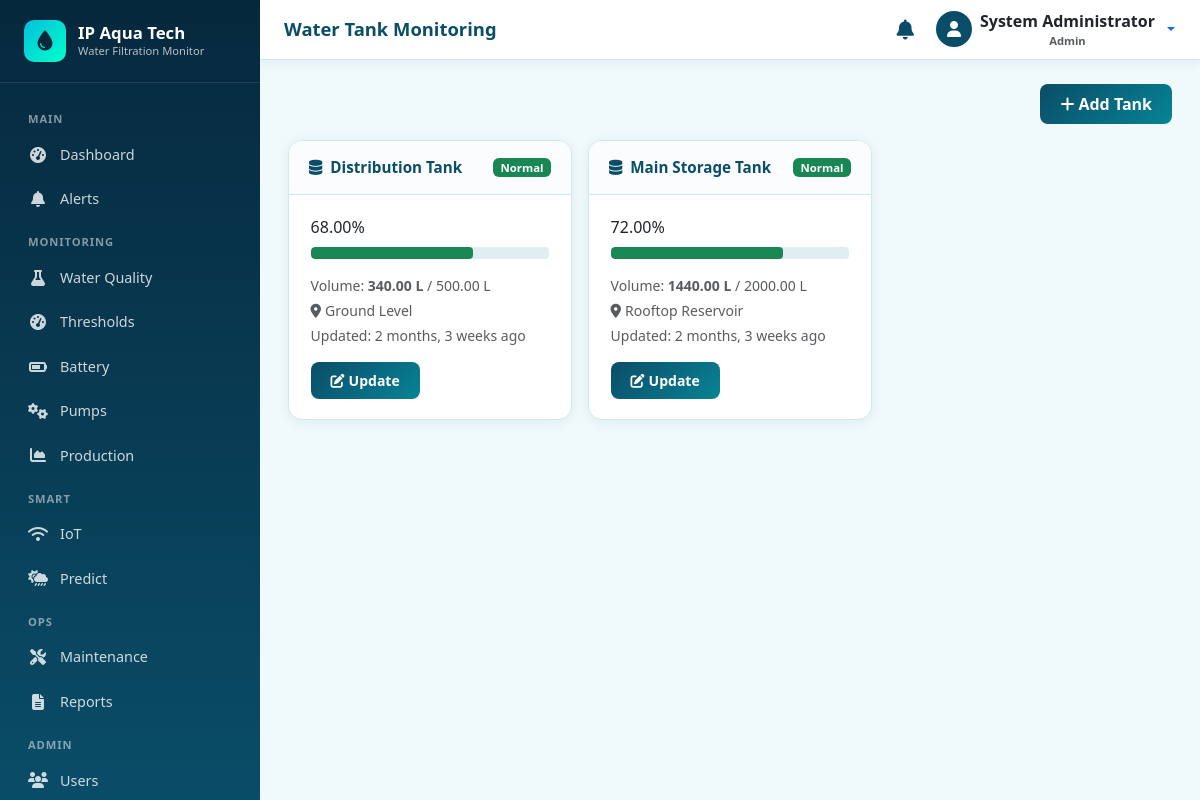
The app's page /monitoring/tanks/ (signed in) with its own data.
### accounts/models.py (models this page shows, shortened)
class User(AbstractUser):
    class Role(models.TextChoices):
        ADMIN = 'ADMIN', 'Admin'
        OPERATOR = 'OPERATOR', 'Operator'
    role = models.CharField(
        max_length=20,
        choices=Role.choices,
        default=Role.OPERATOR,
        help_text='User role determining access level',
    )
    phone = models.CharField(max_length=20, blank=True)
    is_active = models.BooleanField(default=True)
    created_at = models.DateTimeField(auto_now_add=True)
    updated_at = models.DateTimeField(auto_now=True)
    class Meta:
        ordering = ['-date_joined']
        verbose_name = 'User'
        verbose_name_plural = 'Users'
    @property
    def is_admin_user(self):
        return self.role == self.Role.ADMIN or self.is_superuser

### monitoring/models.py (models this page shows, shortened)
class WaterTank(models.Model):
    class TankStatus(models.TextChoices):
        EMPTY = 'EMPTY', 'Empty'
        LOW = 'LOW', 'Low'
        NORMAL = 'NORMAL', 'Normal'
        FULL = 'FULL', 'Full'
    name = models.CharField(max_length=100, default='Main Storage Tank')
    capacity_liters = models.DecimalField(max_digits=10, decimal_places=2, default=1000)
    current_level_percent = models.DecimalField(max_digits=5, decimal_places=2, default=50)
    current_volume_liters = models.DecimalField(max_digits=10, decimal_places=2, default=500)
    status = models.CharField(
        max_length=20,
        choices=TankStatus.choices,
        default=TankStatus.NORMAL,
    )
    location = models.CharField(max_length=200, blank=True)
    last_updated = models.DateTimeField(auto_now=True)
    created_at = models.DateTimeField(auto_now_add=True)
    class Meta:
        ordering = ['name']
        verbose_name = 'Water Tank'
        verbose_name_plural = 'Water Tanks'

### monitoring/views.py (the view)
# urls.py: path('tanks/', views.tank_list, name='tank_list'),
@login_required
def tank_list(request):
    tanks = WaterTank.objects.all()
    return render(request, 'monitoring/tank_list.html', {'tanks': tanks})

### notifications/context_processors.py (called while the page is built)
def unread_notifications(request):
    if request.user.is_authenticated:
        count = Notification.objects.filter(
            is_read=False,
            is_resolved=False,
        ).filter(
            models_q(request.user)
        ).count()
        recent = Notification.objects.filter(
            is_resolved=False,
        ).filter(
            models_q(request.user)
        )[:5]
        return {
            'unread_notification_count': count,
            'recent_notifications': recent,
        }
    return {
        'unread_notification_count': 0,
        'recent_notifications': [],
    }

def models_q(user):
    from django.db.models import Q
    return Q(recipient__isnull=True) | Q(recipient=user)

### templates/monitoring/tank_list.html (shortened to what this page needs)
{% extends 'base.html' %}
{% block page_title %}Water Tank Monitoring{% endblock %}
{% block content %}
<div class="d-flex justify-content-end mb-3">
  <a href="{% url 'monitoring:tank_create' %}" class="btn btn-aqua"><i class="fas fa-plus me-1"></i>Add Tank</a>
</div>
<div class="row g-3">
  {% for tank in tanks %}
  <div class="col-md-6 col-xl-4">
    <div class="card card-aqua h-100">
      <div class="card-header">
        <span><i class="fas fa-database me-2"></i>{{ tank.name }}</span>
        {% if tank.status == 'NORMAL' %}<span class="badge badge-normal">Normal</span>
        {% elif tank.status == 'LOW' %}<span class="badge badge-warning">Low</span>
        {% elif tank.status == 'EMPTY' %}<span class="badge badge-critical">Empty</span>
        {% else %}<span class="badge bg-info">Full</span>{% endif %}
      </div>
      <div class="card-body">
        <div class="stat-value mb-2">{{ tank.current_level_percent }}%</div>
        <div class="progress progress-aqua mb-3" style="height:12px;">
          <div class="progress-bar {% if tank.current_level_percent <= 20 %}bg-danger{% elif tank.current_level_percent >= 95 %}bg-info{% else %}bg-success{% endif %}" style="width:{{ tank.current_level_percent }}%"></div>
        </div>
        <p class="mb-1 small text-muted">Volume: <strong>{{ tank.current_volume_liters }} L</strong> / {{ tank.capacity_liters }} L</p>
        {% if tank.location %}<p class="mb-1 small text-muted"><i class="fas fa-map-marker-alt me-1"></i>{{ tank.location }}</p>{% endif %}
        <p class="mb-0 small text-muted">Updated: {{ tank.last_updated|timesince }} ago</p>
        <a href="{% url 'monitoring:tank_edit' tank.pk %}" class="btn btn-sm btn-aqua mt-3"><i class="fas fa-edit me-1"></i>Update</a>
      </div>
    </div>
  </div>
  {% empty %}
  <div class="col-12"><div class="empty-state"><i class="fas fa-database"></i><p>No tanks configured.</p></div></div>
  {% endfor %}
</div>
{% endblock %}

### templates/base.html (shortened to what this page needs)
{% load static %}
<!DOCTYPE html>
<html lang="en">
<head>
  <link href="https://cdn.jsdelivr.net/npm/bootstrap@5.3.3/dist/css/bootstrap.min.css" rel="stylesheet">
  <link href="https://cdnjs.cloudflare.com/ajax/libs/font-awesome/6.5.1/css/all.min.css" rel="stylesheet">
  <link href="{% static 'css/style.css' %}" rel="stylesheet">
</head>
<body {% if chart_url %}data-chart-url="{{ chart_url }}"{% endif %} {% block body_attrs %}{% endblock %}>
  {% if user.is_authenticated %}
  {% include 'includes/sidebar.html' %}
  <div class="main-wrapper">
    <header class="topbar">
      <div class="d-flex align-items-center gap-3">
        <h1 class="page-title">{% block page_title %}Dashboard{% endblock %}</h1>
      </div>
      <div class="d-flex align-items-center gap-3">
        <a href="{% url 'notifications:notification_list' %}" class="btn btn-link text-aqua position-relative p-1">
          <i class="fas fa-bell fa-lg"></i>
        </a>
        <div class="dropdown">
          <button class="btn btn-link text-decoration-none dropdown-toggle d-flex align-items-center gap-2 p-0" type="button" data-bs-toggle="dropdown">
            <span class="rounded-circle bg-aqua d-inline-flex align-items-center justify-content-center text-white" style="width:36px;height:36px;background:var(--aqua-primary);">
              <i class="fas fa-user"></i>
            </span>
            <span class="d-none d-md-inline text-dark fw-semibold">
              {{ user.get_full_name|default:user.username }}
              <small class="d-block text-muted" style="font-size:0.7rem;">{{ user.get_role_display }}</small>
            </span>
          </button>
        </div>
      </div>
    </header>
    <div class="content-area">
      {% block content %}{% endblock %}
    </div>
  </div>
  {% else %}
    {% block auth_content %}{% endblock %}
  {% endif %}
</body>
</html>

### static/css/style.css (style rules this page uses)
:root { --aqua-primary: #0a4d68; --aqua-secondary: #088395; --aqua-accent: #05bfdb; --aqua-light: #00ffca; --aqua-bg: #f0f9fb; --aqua-sidebar: #06283d; --aqua-sidebar-hover: #0a4d68; --aqua-card: #ffffff; --status-normal: #198754; --status-warning: #ffc107; --status-critical: #dc3545; --status-info: #0dcaf0; --text-dark: #1a1a2e; --text-muted: #6c757d; --border-color: #d0e8ef; --sidebar-width: 260px; --topbar-height: 60px; --radius: 12px; --shadow: 0 2px 12px rgba(10, 77, 104, 0.08); --shadow-lg: 0 8px 30px rgba(10, 77, 104, 0.12); }
* { box-sizing: border-box; }
body { font-family: 'Segoe UI', system-ui, -apple-system, sans-serif; background: var(--aqua-bg); color: var(--text-dark); min-height: 100vh; overflow-x: hidden; }
.main-wrapper { margin-left: var(--sidebar-width); min-height: 100vh; transition: margin-left 0.3s ease; }
.topbar { height: var(--topbar-height); background: var(--aqua-card); border-bottom: 1px solid var(--border-color); display: flex; align-items: center; justify-content: space-between; padding: 0 1.5rem; position: sticky; top: 0; z-index: 1030; box-shadow: var(--shadow); }
.topbar .page-title { font-weight: 700; color: var(--aqua-primary); font-size: 1.15rem; margin: 0; }
.content-area { padding: 1.5rem 1.75rem 2.5rem; max-width: 1280px; }
.card-aqua { background: var(--aqua-card); border-radius: 14px; border: 1px solid var(--border-color); box-shadow: var(--shadow); overflow: hidden; }
.card-aqua .card-header { background: #fafcfd; border-bottom: 1px solid var(--border-color); padding: 0.95rem 1.25rem; font-weight: 650; color: var(--aqua-primary); display: flex; align-items: center; justify-content: space-between; flex-wrap: wrap; gap: 0.5rem; font-size: 0.95rem; }
.card-aqua .card-body { padding: 1.25rem 1.35rem; }
.badge-normal, .badge-status-normal { background-color: var(--status-normal) !important; color: #fff !important; }
.btn-aqua { background: linear-gradient(135deg, var(--aqua-primary), var(--aqua-secondary)); color: #fff; border: none; border-radius: 8px; font-weight: 600; padding: 0.5rem 1.25rem; transition: all 0.2s ease; }
.progress-aqua { height: 8px; border-radius: 4px; background: #e0eef2; }
.progress-aqua .progress-bar { border-radius: 4px; }
.text-aqua { color: var(--aqua-primary) !important; }
.fw-semibold { font-weight: 600; }

### records on screen
User: get_full_name "System Administrator", role "Admin"
WaterTank: name "Distribution Tank", status "Normal", current_level_percent "68.00", current_volume_liters "340.00", capacity_liters "500.00", location "Ground Level", last_updated "2 months, 3 weeks"
WaterTank: name "Main Storage Tank", status "Normal", current_level_percent "72.00", current_volume_liters "1440.00", capacity_liters "2000.00", location "Rooftop Reservoir", last_updated "2 months, 3 weeks"
